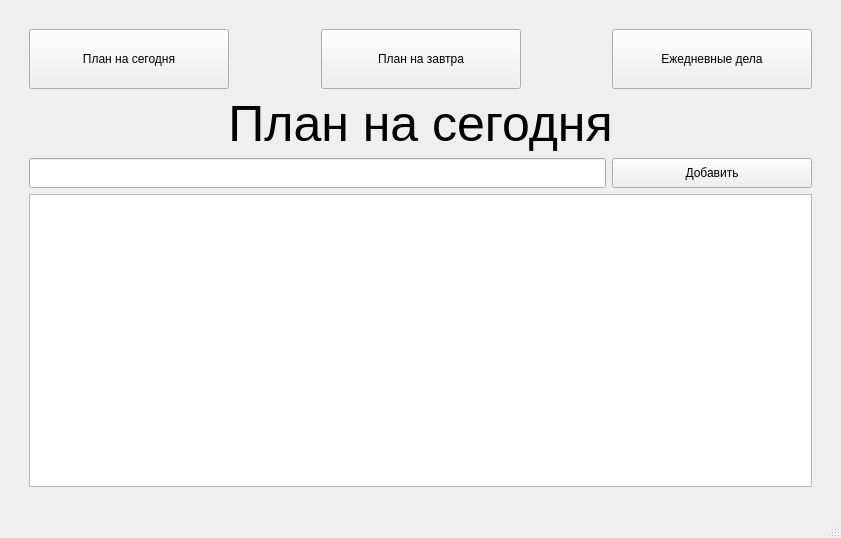
<?xml version="1.0" encoding="UTF-8"?>
<ui version="4.0">
 <class>Todo</class>
 <widget class="QMainWindow" name="Todo">
  <property name="geometry">
   <rect>
    <x>0</x>
    <y>0</y>
    <width>841</width>
    <height>538</height>
   </rect>
  </property>
  <property name="windowTitle">
   <string>Планировщик дел</string>
  </property>
  <property name="styleSheet">
   <string notr="true">#centralwidget {
    padding: 20px;
}

#planLabel {
    font-size: 50px;
}

#taskName {
    font-size: 18px;
}</string>
  </property>
  <widget class="QWidget" name="centralwidget">
   <layout class="QHBoxLayout" name="horizontalLayout_3">
    <item>
     <layout class="QVBoxLayout" name="verticalLayout">
      <property name="leftMargin">
       <number>20</number>
      </property>
      <property name="topMargin">
       <number>20</number>
      </property>
      <property name="rightMargin">
       <number>20</number>
      </property>
      <property name="bottomMargin">
       <number>20</number>
      </property>
      <item>
       <layout class="QHBoxLayout" name="horizontalLayout">
        <item>
         <widget class="QPushButton" name="today">
          <property name="minimumSize">
           <size>
            <width>200</width>
            <height>60</height>
           </size>
          </property>
          <property name="maximumSize">
           <size>
            <width>200</width>
            <height>60</height>
           </size>
          </property>
          <property name="styleSheet">
           <string notr="true"/>
          </property>
          <property name="text">
           <string>План на сегодня</string>
          </property>
         </widget>
        </item>
        <item>
         <spacer name="horizontalSpacer">
          <property name="orientation">
           <enum>Qt::Horizontal</enum>
          </property>
          <property name="sizeHint" stdset="0">
           <size>
            <width>40</width>
            <height>20</height>
           </size>
          </property>
         </spacer>
        </item>
        <item>
         <widget class="QPushButton" name="tomorrow">
          <property name="minimumSize">
           <size>
            <width>200</width>
            <height>60</height>
           </size>
          </property>
          <property name="maximumSize">
           <size>
            <width>200</width>
            <height>60</height>
           </size>
          </property>
          <property name="styleSheet">
           <string notr="true"/>
          </property>
          <property name="text">
           <string>План на завтра</string>
          </property>
         </widget>
        </item>
        <item>
         <spacer name="horizontalSpacer_2">
          <property name="orientation">
           <enum>Qt::Horizontal</enum>
          </property>
          <property name="sizeHint" stdset="0">
           <size>
            <width>40</width>
            <height>20</height>
           </size>
          </property>
         </spacer>
        </item>
        <item>
         <widget class="QPushButton" name="daily">
          <property name="minimumSize">
           <size>
            <width>200</width>
            <height>60</height>
           </size>
          </property>
          <property name="maximumSize">
           <size>
            <width>200</width>
            <height>60</height>
           </size>
          </property>
          <property name="text">
           <string>Ежедневные дела</string>
          </property>
         </widget>
        </item>
       </layout>
      </item>
      <item>
       <widget class="QLabel" name="planLabel">
        <property name="minimumSize">
         <size>
          <width>0</width>
          <height>0</height>
         </size>
        </property>
        <property name="styleSheet">
         <string notr="true"/>
        </property>
        <property name="text">
         <string>План на сегодня</string>
        </property>
        <property name="alignment">
         <set>Qt::AlignCenter</set>
        </property>
       </widget>
      </item>
      <item>
       <layout class="QHBoxLayout" name="horizontalLayout_2">
        <item>
         <widget class="QLineEdit" name="taskName">
          <property name="minimumSize">
           <size>
            <width>0</width>
            <height>30</height>
           </size>
          </property>
          <property name="styleSheet">
           <string notr="true"/>
          </property>
          <property name="text">
           <string/>
          </property>
         </widget>
        </item>
        <item>
         <widget class="QPushButton" name="addBtn">
          <property name="minimumSize">
           <size>
            <width>200</width>
            <height>30</height>
           </size>
          </property>
          <property name="styleSheet">
           <string notr="true"/>
          </property>
          <property name="text">
           <string>Добавить</string>
          </property>
         </widget>
        </item>
       </layout>
      </item>
      <item>
       <widget class="QListWidget" name="tasksList">
        <property name="maximumSize">
         <size>
          <width>16777215</width>
          <height>16777215</height>
         </size>
        </property>
        <property name="styleSheet">
         <string notr="true"/>
        </property>
       </widget>
      </item>
     </layout>
    </item>
   </layout>
  </widget>
  <widget class="QStatusBar" name="statusbar"/>
 </widget>
 <resources/>
 <connections/>
</ui>
